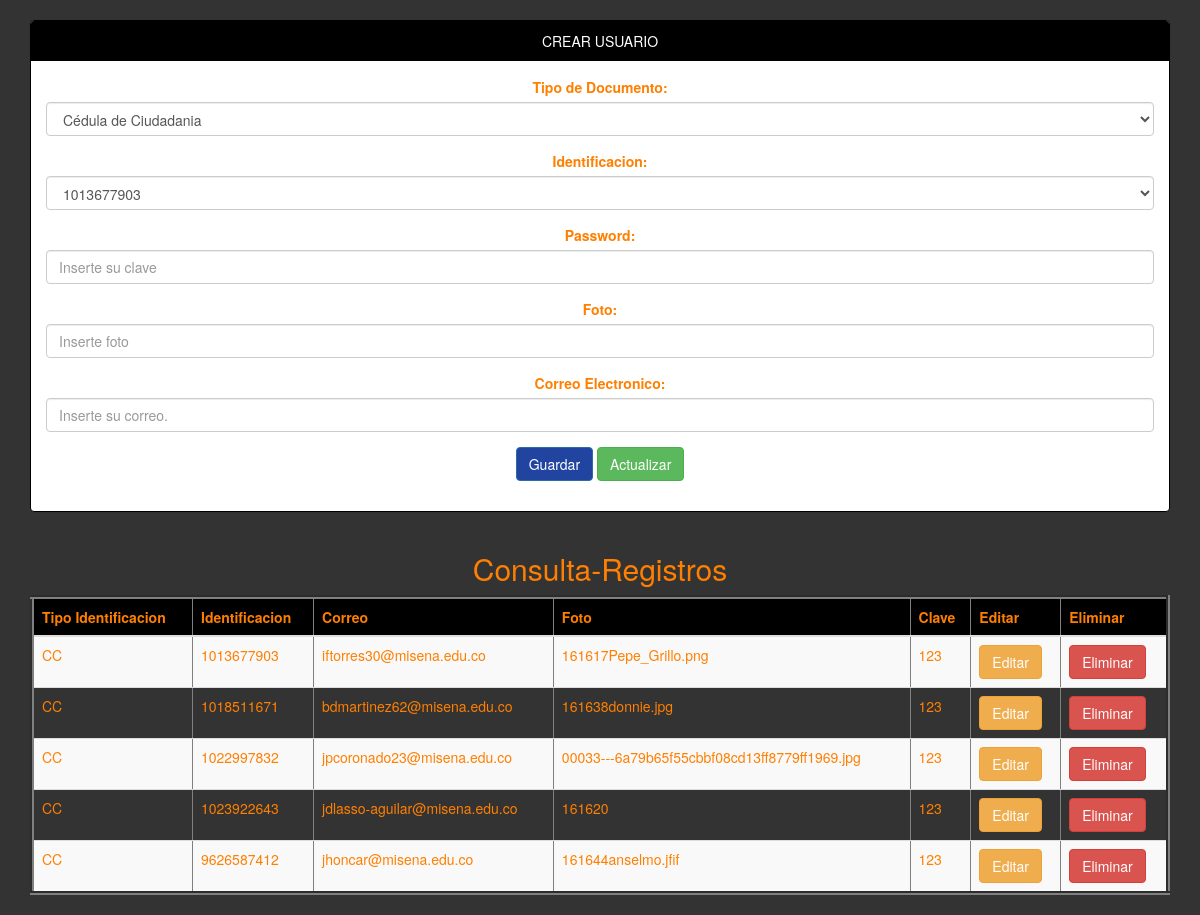
The app's page /usuario/usuariovista.php with its own data.
### tables this page shows
CREATE TABLE `users` (
  `mail` varchar(100) NOT NULL,
  `passwordUser` varchar(64) NOT NULL,
  `photo` longblob,
  `documentName` varchar(50) NOT NULL,
  `documentNumber` varchar(50) NOT NULL
);

### usuario/usuariocontroller.php (called while the page is built, shortened)
<?php
class persona{
public function _get ($k){return $this->$k;}
public function _set ($k,$V){return $this-> $k = $V;}
}
?>

### conexion.php (called while the page is built)
<?php
class database {
	public static function conectar (){
	try{
	$pdo=new PDO('mysql:host=localhost;dbname=db_SOSP; charset=utf8','root','');
 	$pdo->setAttribute (PDO::ATTR_ERRMODE,PDO::ERRMODE_EXCEPTION);
 	return $pdo;
	}catch (Exception $e){
	die($e->getMessage());
		}
	}
}
?>

### usuario/usuarioModel.php (called while the page is built, shortened)
<?php
class usuarioModel{
	private $pdo;
	public function __CONSTRUCT(){
	try{
	$this ->pdo=database::conectar();
	}catch(Exception $ex){
	die($e->getMessage());
	}
	}
public function Listar(){
	try{
		$result = array();
		$stm = $this->pdo->Prepare('SELECT * FROM users ');
		$stm->execute();
		foreach($stm->fetchAll(PDO::FETCH_OBJ) as $r) {
			$usu = new persona();
			$usu->_SET('mail', $r->mail);
			$usu->_SET('passwordUser', $r->passwordUser);
			$usu->_SET('photo', $r->photo);
			$usu->_SET('documentName', $r->documentName);
			$usu->_SET('documentNumber', $r->documentNumber);
			$result[] = $usu;
		}
		return $result;
	}
	catch(Exception $e){
		die ($e->getMessage());
	}
}
}
?>

### usuario/usuariovista.php (the view, shortened to what this page needs)
<?php
require_once 'usuarioController.php';
require_once 'usuarioModel.php';
require_once '../conexion.php';
$usu = new persona();
$model = new usuarioModel();
$db = database::conectar();
?>
<!DOCTYPE html>
<html lang="es">
<head>
	<link rel="stylesheet"  href="../bootstrap/css/bootstrap.css">
</head>
<body background="#777">
<center>
<div class="container">
	<div class="panel panel-primary">
	<div class="panel-heading">CREAR USUARIO</div>
	<div class="panel-body">
<form action ="" method="post">
<div class="form-group" title="Escoja Aqui el Tipo de Documento." alt="TODOS LOS TIPOS DE DOCUMENTO">
	<label>Tipo de Documento:</label>
	<select class="form-control" name="documentName">
	<?php
	foreach($db-> query('SELECT * FROM documentType')as $row){
	echo '<option value="'.$row['documentName'].'">'.$row['description'].'</option>';
	}
	?>
	</select>
	</div>
	<div class="form-group" title="Ingrese aqui su numero de Documento.">
	<label>Identificacion:</label>
	<select class="form-control" name="documentNumber">
	<?php
	foreach($db-> query('SELECT * FROM customer')as $row){
	echo '<option value="'.$row['documentNumber'].'">'.$row['documentNumber'].'</option>';
	}
	?>
	</select>
	</div>
	<div class="form-group" title="Ingrese Aqui la Clave que decesa.">
		<label>Password:</label>
		<input type="text" name="passwordUser" value="<?php echo $usu->_GET('passwordUser')?>"  class="form-control" placeholder="Inserte su clave" >
    </div>
    <div class="form-group" title="Eliga la Foto que sera para su Perfil.">
    	<label>Foto:</label>
		<input type="text" name="photo" value="<?php echo $usu->_GET('photo')?>"  class="form-control" placeholder="Inserte foto" >
	</div>
 	<div class="form-group" title="Ingrese Aqui su correo Electronico">
    	<label>Correo Electronico:</label>
		<input type="text" name="mail" value="<?php echo $usu->_GET('mail')?>"  class="form-control" placeholder="Inserte su correo." required>
	</div>
	<div class="form-group">
		<input type="submit" class="btn btn-primary" value="Guardar" title="Esta Acticon Guarda todos los datos Ingresados." onclick="this.form.action='?action=registrar';"/>
		<input type="submit" class="btn btn-success" value="Actualizar" title="Esta Action Actualiza los Campos que aya Modificado." onclick="this.form.action='?action=Actualizar';"/>
	</div>
	</form>
	</div>
	</div>
	</div>
	<div class="container">
		<h2>Consulta-Registros</h2>
		<div class="table-responsive">
			<table border="4" class="table table-striped">
			<thead>
				<tr class="info">
					<th>Tipo Identificacion</th>
					<th>Identificacion</th>
					<th>Correo</th>
					<th>Foto</th>
					<th>Clave</th>
					<th>Editar</th>
					<th>Eliminar</th>
					</tr>
			</thead>
		<?php
		foreach ($model->Listar() as $r){
			?>
			<tr>
			<td><?php echo $r->_GET('documentName');?></td>
			<td><?php echo $r->_GET('documentNumber');?></td>
			<td><?php echo $r->_GET('mail');?></td>
			<td><?php echo $r->_GET('photo');?></td>
			<td><?php echo $r->_GET('passwordUser');?></td>
			<td>
				<a href="?action=editar&documentNumber=<?php echo $r->_GET('documentNumber'); ?>" title="Trae Todos los datos del registro." class="btn btn-warning">Editar</a>
			</td>
			<td>
				<a href="?action=eliminar&documentNumber=<?php echo $r->_GET('documentNumber'); ?>" title="Elimina El registro por Completo." class="btn btn-danger" onclick ="return confirm('¿Esta seguro de eliminar este Usuario?')">Eliminar</a>
			</td>
			</tr>
		<?php } ?>
			</table>
			</div>
			</div>
</center>
</body>
</html>

### records on screen
users: _GET "CC", _GET "1013677903", _GET "iftorres30@misena.edu.co", _GET "161617Pepe_Grillo.png", _GET "123"
users: _GET "CC", _GET "1018511671", _GET "bdmartinez62@misena.edu.co", _GET "161638donnie.jpg", _GET "123"
users: _GET "CC", _GET "1022997832", _GET "jpcoronado23@misena.edu.co", _GET "00033---6a79b65f55cbbf08cd13ff8779ff1969.jpg", _GET "123"
users: _GET "CC", _GET "1023922643", _GET "jdlasso-aguilar@misena.edu.co", _GET "161620", _GET "123"
users: _GET "CC", _GET "9626587412", _GET "jhoncar@misena.edu.co", _GET "161644anselmo.jfif", _GET "123"

### other values on screen
form field documentName "Cédula de Ciudadania"
form field documentNumber "1013677903"
